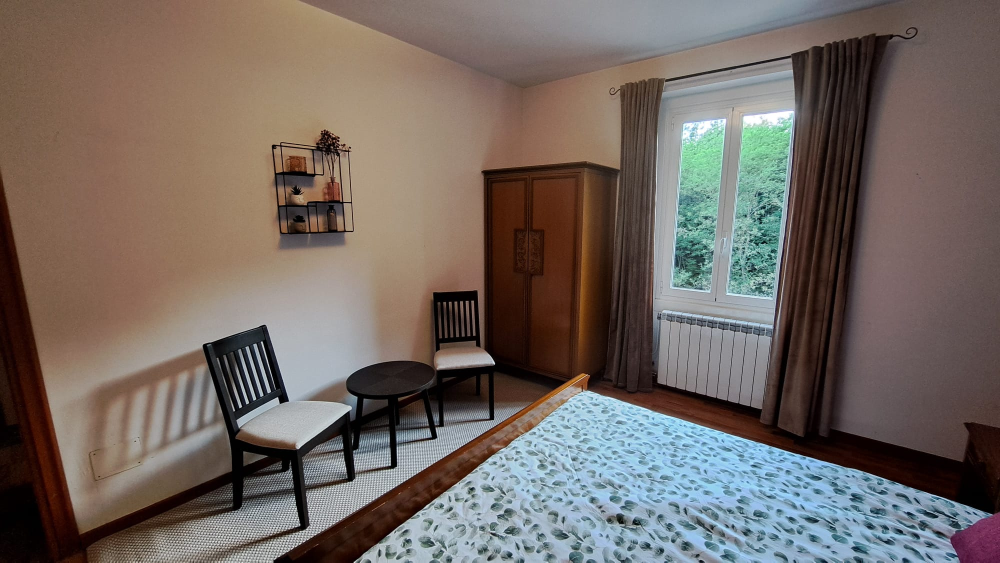
#> input picture static/images/house/melanzana/1.jpeg, 2000 x 1125 px, found by its file name (shown at 1/2 size); its folder holds only this picture in this run
$ python resizer.py
#> lines starting #> are read from the running program, lines starting #| are printed output that depends on the picture
from PIL import Image
import os

folder = "static/images/house/melanzana"
MAX_WIDTH = 1200
NAME = "med"
# MAX_WIDTH = 120
# NAME = "small"

for filename in os.listdir(folder):
    if filename.lower().endswith((".png", ".jpg", ".jpeg", ".webp", ".bmp", ".gif")):
        input_path = os.path.join(folder, filename)
        if "_small" in filename or "_med" in filename:
            continue
        name, ext = os.path.splitext(filename)
        output_path = os.path.join(folder, f"{name}_{NAME}{ext}")

        with Image.open(input_path) as img:
#> img is the input picture: PIL image 2000x1125 RGB; mean R, G, B 115.2, 104.4, 98.2
            width, height = img.size
#> width = 2000; height = 1125

            if width > MAX_WIDTH:
                new_height = int((MAX_WIDTH / width) * height)
#> new_height = 675
                img = img.resize((MAX_WIDTH, new_height), Image.LANCZOS)
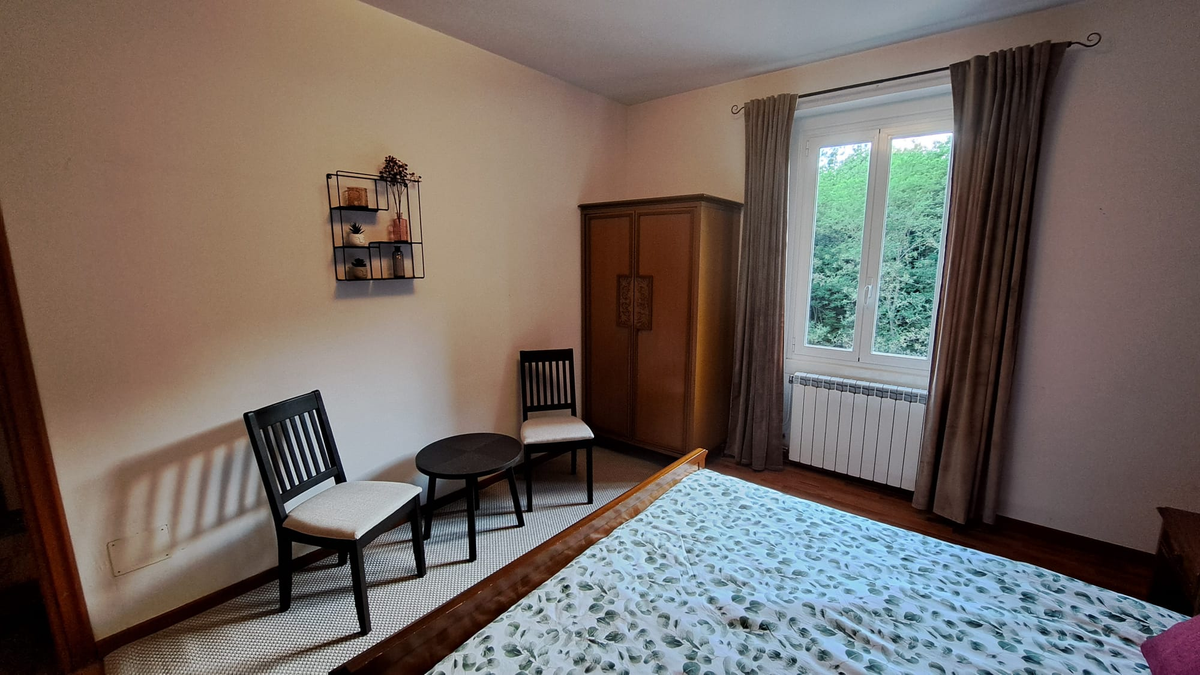
#> img: PIL image 1200x675 RGB; mean R, G, B 115.2, 104.4, 98.2

            img.save(output_path)

print("Done")
